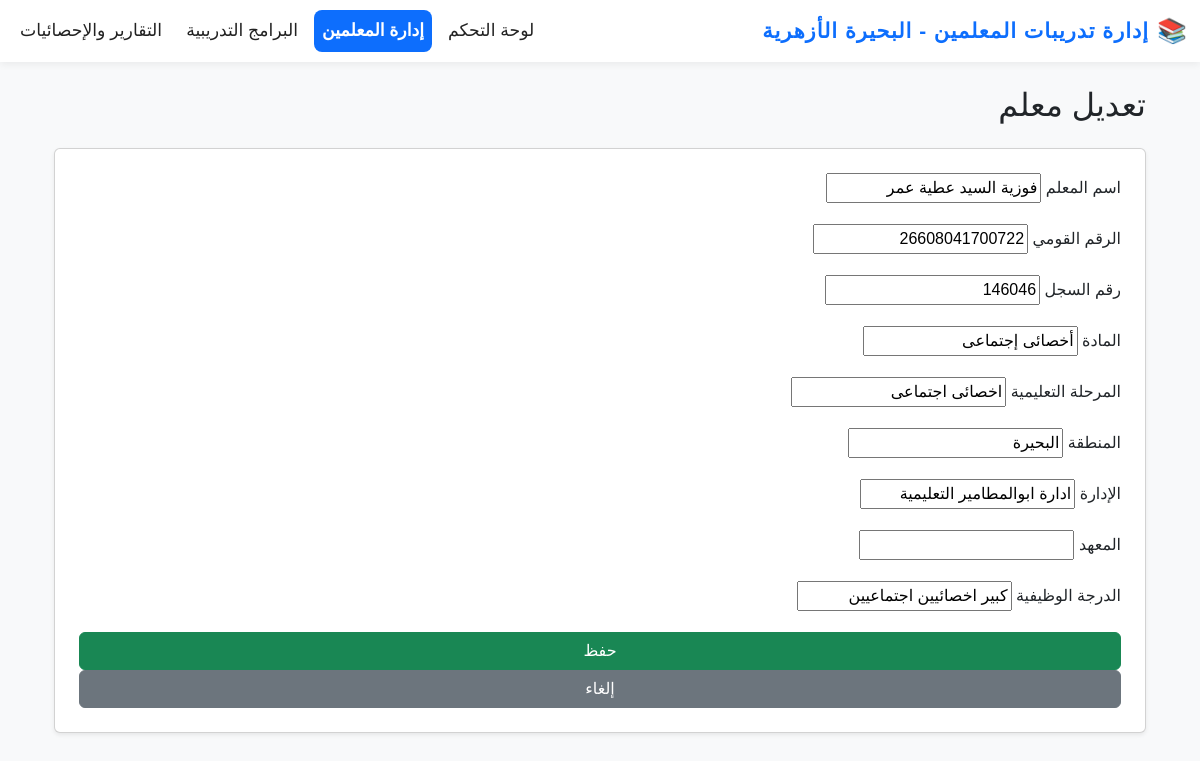
Screenshot of /teachers/7137/edit/ with the database file from the repository.
### bahira_training/models.py (models this page shows, shortened)
class Teacher(models.Model):
    name = models.CharField(max_length=255, verbose_name="اسم المعلم")
    national_id = models.CharField(max_length=20, unique=True, verbose_name="الرقم القومي")
    record_number = models.CharField(max_length=20, unique=True, verbose_name="رقم السجل")
    subject = models.CharField(max_length=100, verbose_name="المادة")
    stage = models.CharField(max_length=50, verbose_name="المرحلة التعليمية")
    region = models.CharField(max_length=100, verbose_name="المنطقة", null=True, blank=True)
    administration = models.CharField(max_length=100, verbose_name="الإدارة", null=True, blank=True)
    institute = models.CharField(max_length=100, verbose_name="المعهد", null=True, blank=True)
    job_grade = models.CharField(max_length=100, verbose_name="الدرجة الوظيفية", null=True, blank=True)

### bahira_training/views.py (the view)
# urls.py: path('teachers/<int:pk>/edit/', views.teacher_edit, name='teacher_edit'),
def teacher_edit(request, pk):
    teacher = get_object_or_404(Teacher, pk=pk)
    if request.method == 'POST':
        form = TeacherForm(request.POST, instance=teacher)
        if form.is_valid():
            form.save()
            return redirect('teacher_list')
    else:
        form = TeacherForm(instance=teacher)
    return render(request, 'teachers/teacher_form.html', {'form': form, 'title': 'تعديل معلم'})

### bahira_training/forms.py
class TeacherForm(forms.ModelForm):
    class Meta:
        model = Teacher
        fields = [
            'name', 'national_id', 'record_number', 'subject', 'stage',
            'region', 'administration', 'institute', 'job_grade'
        ]
        labels = {
            'name': 'اسم المعلم',
            'national_id': 'الرقم القومي',
            'record_number': 'رقم السجل',
            'subject': 'المادة',
            'stage': 'المرحلة التعليمية',
            'region': 'المنطقة',
            'administration': 'الإدارة',
            'institute': 'المعهد',
            'job_grade': 'الدرجة الوظيفية',
        }

### templates/teachers/teacher_form.html (shortened to what this page needs)
{% extends "base.html" %}
{% block content %}
<div class="container mt-4">
    <h2 class="mb-4">{{ title }}</h2>
    <form method="post" class="card p-4 shadow-sm">
        {% for field in form %}
            <div class="mb-3">
                <label class="form-label">{{ field.label }}</label>
                {{ field }}
            </div>
        {% endfor %}
        <button type="submit" class="btn btn-success">حفظ</button>
        <a href="{% url 'teacher_list' %}" class="btn btn-secondary">إلغاء</a>
    </form>
</div>
{% endblock %}

### templates/base.html (style rules this page uses)
body { font-family: 'Cairo', Tahoma, Arial, sans-serif; background: #f8f9fa; }

### rows the page displays
Teacher: form "فوزية السيد عطية عمر" "26608041700722" "146046" "أخصائى إجتماعى" "اخصائى اجتماعى" "البحيرة" "ادارة ابوالمطامير التعليمية" "كبير اخصائيين اجتماعيين"

### other values shown
{{ title }} "تعديل معلم"
{{ field.label }} "اسم المعلم" "الرقم القومي" "رقم السجل" "المادة" "المرحلة التعليمية" "المنطقة" "الإدارة" "المعهد" "الدرجة الوظيفية"
